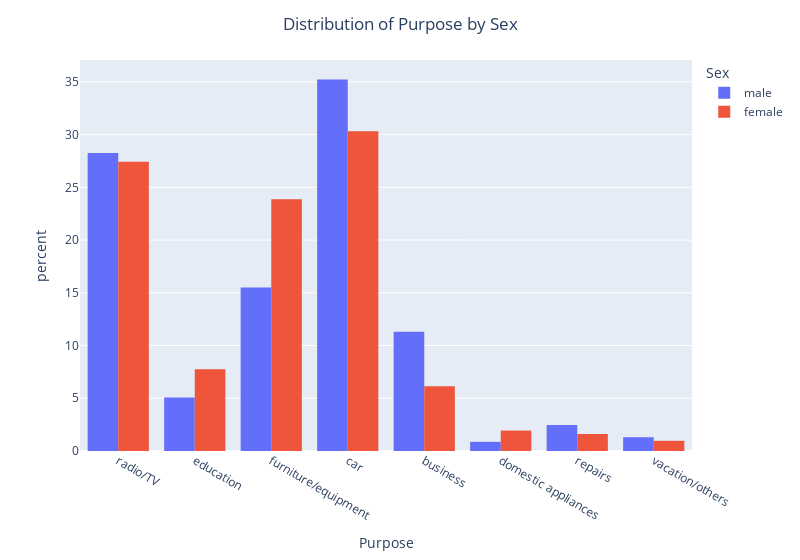

Notebook source saved alongside this figure:
### Code cell
fig = px.histogram(data_frame=df, x="Purpose", color="Sex", histnorm="percent", barmode="group", width=800)
fig.update_layout(title="Distribution of Purpose by Sex", title_x=0.5)
fig.show()

### Figure 1 — Plotly figure (JSON) as saved in the notebook; plotly's stock layout.template omitted (floating-point values rounded to 4 significant figures; data arrays with more than 128 entries replaced by an {"elided": "..."} marker saying what was removed)
{"data": [{"alignmentgroup": "True", "bingroup": "x", "histnorm": "percent", "hovertemplate": "Sex=male<br>Purpose=%{x}<br>percent=%{y}<extra></extra>", "legendgroup": "male", "marker": {"color": "#636efa", "pattern": {"shape": ""}}, "name": "male", "offsetgroup": "male", "orientation": "v", "showlegend": true, "type": "histogram", "x": {"elided": "690 str values"}, "xaxis": "x", "yaxis": "y"}, {"alignmentgroup": "True", "bingroup": "x", "histnorm": "percent", "hovertemplate": "Sex=female<br>Purpose=%{x}<br>percent=%{y}<extra></extra>", "legendgroup": "female", "marker": {"color": "#EF553B", "pattern": {"shape": ""}}, "name": "female", "offsetgroup": "female", "orientation": "v", "showlegend": true, "type": "histogram", "x": {"elided": "310 str values"}, "xaxis": "x", "yaxis": "y"}], "layout": {"barmode": "group", "legend": {"title": {"text": "Sex"}, "tracegroupgap": 0}, "margin": {"t": 60}, "title": {"text": "Distribution of Purpose by Sex", "x": 0.5}, "width": 800, "xaxis": {"anchor": "y", "domain": [0, 1], "title": {"text": "Purpose"}}, "yaxis": {"anchor": "x", "domain": [0, 1], "title": {"text": "percent"}}}}
